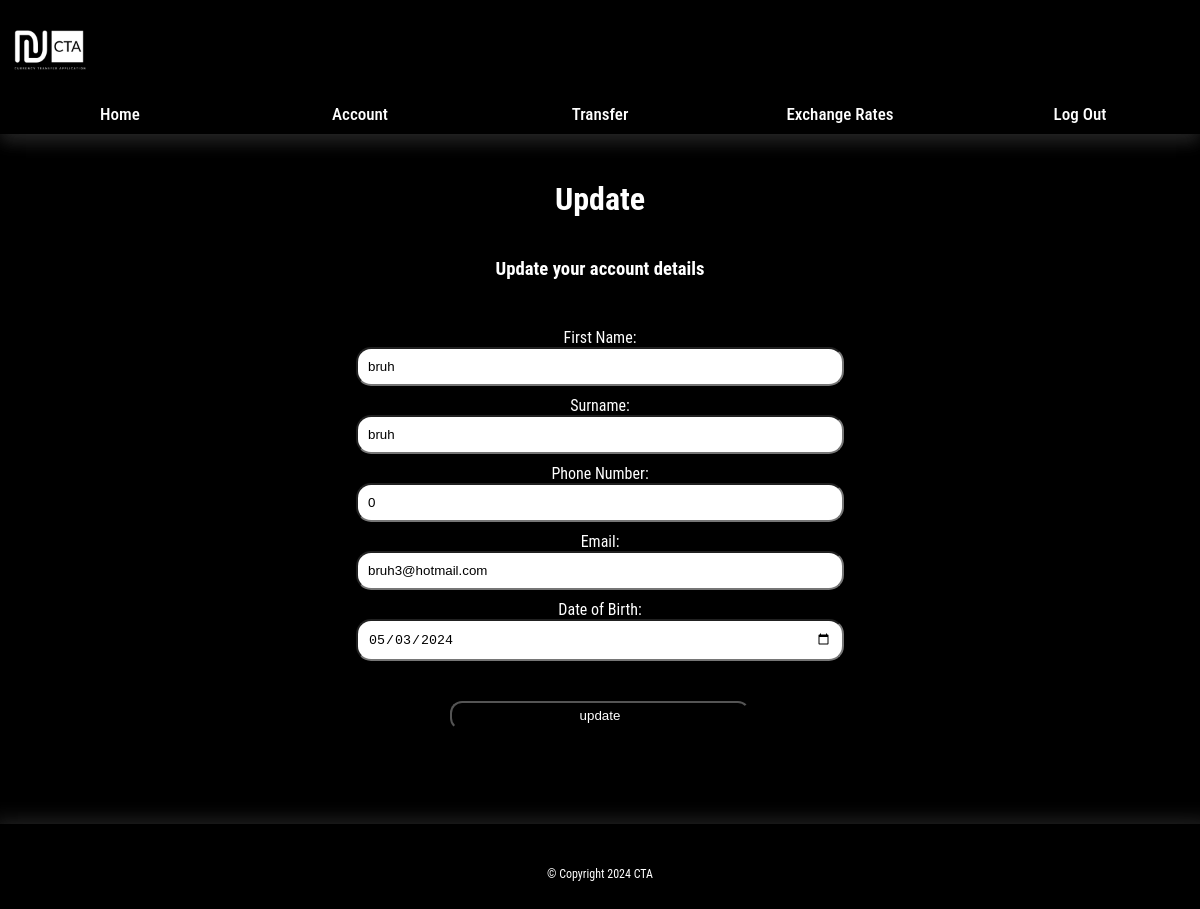
Screenshot of /account-info.php?user=18 with the database file from the repository.
### tables this page shows
CREATE TABLE `user_accounts` (
  `user_id` int(10) NOT NULL,
  `first_name` varchar(50) NOT NULL,
  `surname` varchar(50) NOT NULL,
  `pword` mediumtext NOT NULL,
  `email` varchar(50) NOT NULL,
  `mobile_number` int(11) DEFAULT NULL,
  `dob` date NOT NULL,
  `suspicious_account` tinyint(1) NOT NULL DEFAULT 0,
  `admin_account` tinyint(1) NOT NULL DEFAULT 0,
  `approved_account` tinyint(1) NOT NULL DEFAULT 0
);

### account-info.php (the view, shortened to what this page needs)
<!DOCTYPE html>
<html lang="en">
<head>
    <?php
        $user =$_GET["user"]?? null;
        include("includes/dbconfing-inc.php");
        $stmnt=$mysqli->prepare("SELECT * FROM user_accounts WHERE user_id=?");
        $stmnt->bind_param('s',$user);
        $stmnt->execute();
        $results=$stmnt->get_result();
    ?>
    <link rel="stylesheet" href="https://cdnjs.cloudflare.com/ajax/libs/font-awesome/6.1.1/css/all.min.css">
    <link rel="stylesheet" href="https://cdnjs.cloudflare.com/ajax/libs/font-awesome/4.7.0/css/font-awesome.min.css">
    <link rel="stylesheet" href="css/mobile-home.css">
    <link rel="stylesheet" href="css/desktop-home.css" media="only screen and (min-width : 720px)">
</head>
<body>
    <div class="container">
        <?php
            include("includes/nav-account-inc.php")
        ?>
        <div class="info">
                <h1>Update</h1>
                <h3>Update your account details</h3>
                <form  method="POST" action="update-account-code.php">
                    <div id=contact-frm>
                        <div class="form-items" >
                            <div class="centre">
                            <?php
                                    if($results->num_rows>0){
                                        while($account = $results -> fetch_object()){
                                            echo("<label for=\"firstName\">First Name:</label>");
                                            echo("<input type=\"text\" name=\"firstName\" id=\"firstName\" value=\"{$account->first_name}\"required>");
                                            echo("<label for=\"surname\">Surname:</label>");
                                            echo("<input type=\"text\" name=\"surname\" id=\"surname\" value=\"{$account->surname}\"required>");
                                            echo("<label for=\"phone\">Phone Number:</label>");
                                            echo("<input type=\"tel\" name=\"phone\" id=\"phone\" value=\"{$account->mobile_number}\">");
                                            echo("<label for=\"email\">Email:</label>");
                                            echo("<input type=\"email\" name=\"email\" id=\"email\" value=\"{$account->email}\"required>");
                                            echo("<label for=\"dob\">Date of Birth:</label>");
                                            echo("<input type=\"date\" name=\"dob\" id=\"dob\" value=\"{$account->dob}\"required>");
                                    }
                                }
                                ?>
                            </div>
                        </div>
                        <div class="centre">
                            <input type="submit" value="update">
                        </div>
                    </div>
                </form>
        </div>
        <?php
            include("includes/footer-inc.php")
        ?>
    </div>
</body>
</html>

### css/mobile-home.css (style rules this page uses)
body { margin: 0px; font-family: "Lato", sans-serif; background-color: black; color: white; text-align: center; height: auto; }
.container { height: auto; }
.centre { display: flex; justify-content: center; align-items: center; width: 80%; flex-direction: column; }
.info { display: flex; flex-direction: column; padding: 20px; height: auto; min-height: 600px; }
form { display: flex; flex-direction: column; overflow: hidden; justify-content: center; align-content: center; text-align: left; }
input[type=text] { padding: 10px; border-radius: 12px; margin: 10px; }
input[type=submit],button { width: 100%; padding: 5px; border-radius: 12px; background-color: black; color: white; transition: background-color 1s; max-width: 300px; }
#contact-frm { display: flex; flex-direction: column; justify-content: center; align-items: center; }
.form-items { display: flex; flex-direction: column; padding: 20px; justify-content: center; align-content: center; flex-wrap: wrap; width: 100%; }
.form-items input { padding: 10px; border-radius: 15px; margin: 0px; max-width: 90%; width: 40%; min-width: 250px; }
.form-items label { padding-top:10px; }
.form-items label { text-align: left; }
body { font-family: 'Roboto Condensed', sans-serif; margin: auto; padding: 0; height: 100%; min-width: 100%; }
.container { display: flex; width: 100%; margin: auto; padding: 0; border:0; height: auto; flex-direction: column; flex: 1 1 auto; }

### css/desktop-home.css (style rules this page uses)
.info { align-items: center; justify-content: center; }
form { width: 100%; }
.form-items { padding: 0px; width: 100%; }
.centre { width: 100%; padding:20px; }
body { display: flex; flex-direction: column; }
.info { font-size: 16px; display: flex; flex:85%; flex-direction: column; }
.centre input[type=submit] { width: 40%; }

### rows the page displays
user_accounts: firstName "bruh", surname "bruh", phone "0", email "bruh3@hotmail.com", dob "05/03/2024"
